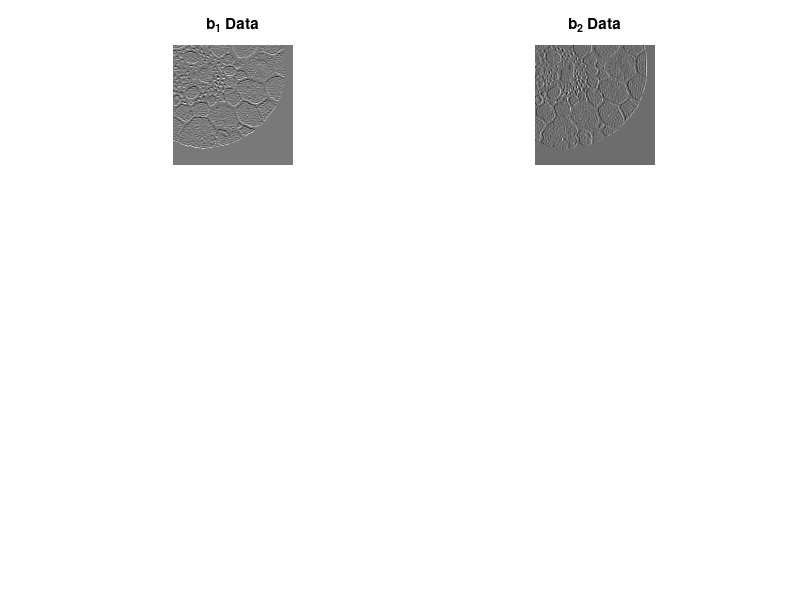

MATLAB code to generate this figure: (Note: this script raises an error after producing the figure.)
load hw3_data;
n = size (A1,1);
figure(1), clf ;
subplot(3,2,1), imshow(reshape(b1,n,n),[]);
title ('b_1 Data');
subplot(3,2,2), imshow(reshape(b2,n,n),[]);
title ('b_2 Data');
x_KronLS = KronLS(A1,A2,b1,b2);
subplot(3,2,3), imshow(reshape(x_KronLS,n,n),[]);
title ('LS Solution');
subplot(3,2,5), imshow(A1,[]);
title ('A1');
subplot(3,2,6), imshow(A2,[]);
title ('A2');